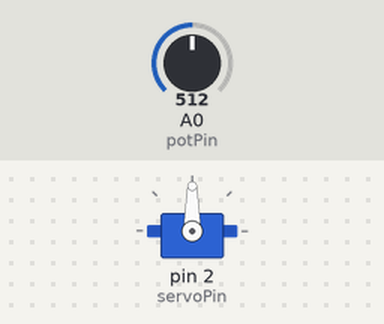
Bench run of a sketch on a simulated Arduino Uno, built with avr-gcc and run on an emulated ATmega328P. Shown: servo. The test bench sets the inputs (shaded band); at power-on: A0 (potPin) = 512.

Above: at 1.2 s.
1.3 s: A0 (potPin) set to 716
At 2.1 s:
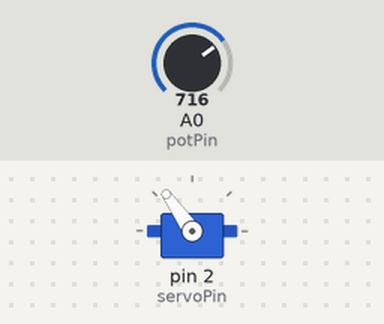
2.8 s: A0 (potPin) set to 900
At 4.0 s:
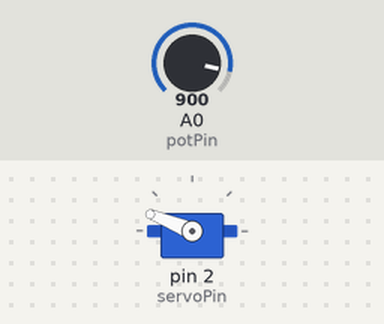
4.3 s: A0 (potPin) set to 1023
At 5.5 s:
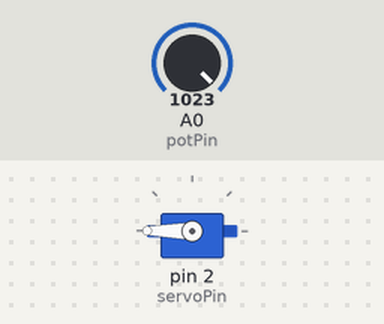
5.8 s: A0 (potPin) set to 306
At 6.4 s:
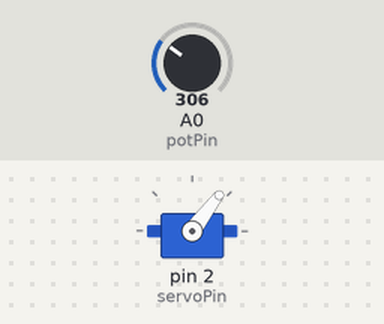
7.3 s: A0 (potPin) set to 122
At 7.8 s:
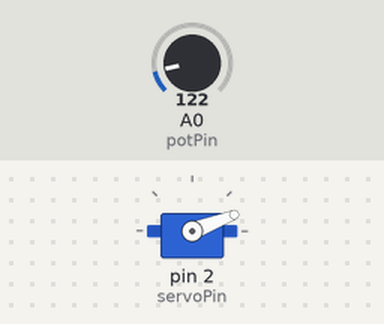
Timing chart, 0 to 9.8 s (numbered marks = the images above; inputs shaded):
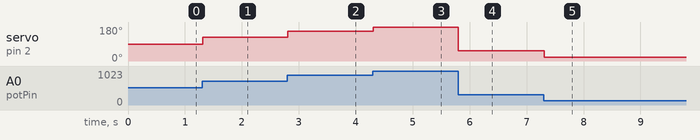

Measured:
- after the input at 1.3 s, servo on pin 2 (servoPin): 90° → 125° at once
- after the input at 2.8 s, servo on pin 2 (servoPin): 125° → 158° at once
- after the input at 4.3 s, servo on pin 2 (servoPin): 158° → 180° at once
- after the input at 5.8 s, servo on pin 2 (servoPin): 180° → 53° at once
- after the input at 7.3 s, servo on pin 2 (servoPin): 53° → 21° at once

The sketch:

EE452Lab3.ino
```cpp
#include <Servo.h>

Servo myServo;

int val;

const int potPin = A0;
const int servoPin = 2;

void setup() {
    myServo.attach(servoPin);
}

void loop() {
    val = analogRead(potPin);
    val = map(val, 0, 1023, 0, 180);
    myServo.write(val);
    delay(15);
}
```
